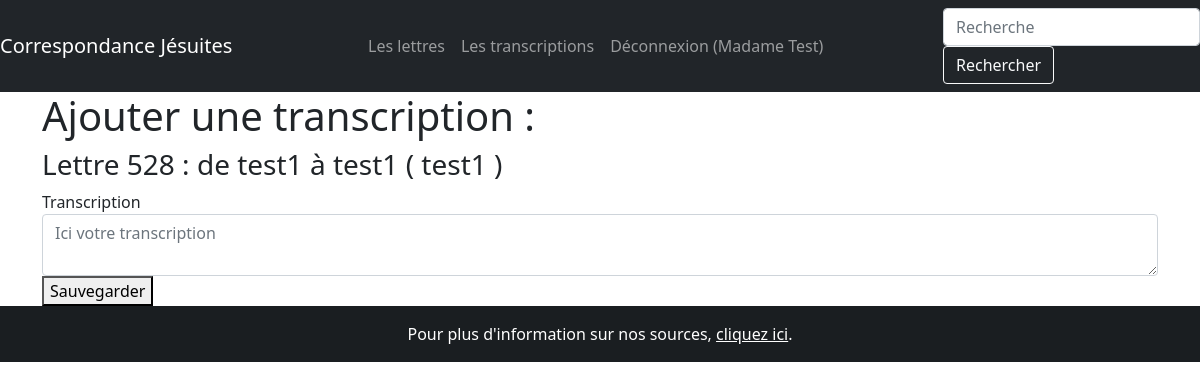
Screenshot of /lettres/528/ajouter_transcription (signed in) with the database file from the repository.
### correspondance/modeles/utilisateurs.py (models this page shows, shortened)
class Utilisateur(UserMixin, db.Model):
    __tablename__ = "utilisateur"
    ut_id = db.Column(db.Integer, unique=True, nullable=False, primary_key=True, autoincrement=True)
    ut_nom = db.Column(db.Text, nullable=False)
    ut_login = db.Column(db.Text, nullable=False)
    ut_mdp = db.Column(db.Text, nullable=False)
    ut_mail = db.Column(db.Text, nullable=False)
    contributions = db.relationship("Contribution", back_populates="utilisateur")

### correspondance/modeles/donnees.py (models this page shows, shortened)
class Lettre(db.Model):
    __tablename__ = "lettre"
    lettre_id = db.Column(db.Integer, unique=True, nullable=False, primary_key=True, autoincrement=True)
    lettre_date = db.Column(db.Text, nullable=False)
    lettre_numero = db.Column(db.Text)
    lettre_redacteur = db.Column(db.Text)
    lettre_lieu = db.Column(db.Text)
    lettre_volume = db.relationship("Publication", secondary=Source, backref=db.backref("Lettre", lazy='dynamic'))
    transcription_texte: List["Transcription"] = db.relationship("Transcription", back_populates="lettre",
                                                                 cascade="all,delete")
    contributions = db.relationship("Contribution", back_populates="lettre")

### correspondance/routes/generic.py (the view, shortened to what this page needs)
@app.route("/lettres/<int:lettre_id>/ajouter_transcription", methods=["POST", "GET"])
def nouvelle_transcription(lettre_id):
    if current_user.is_authenticated is False:
        return render_template("pages/acces_refuse.html")
    erreurs = []
    lettre_a_transcrire = Lettre.query.get_or_404(lettre_id)
    return render_template("pages/transcription_creation.html", nom="Correspondance jésuite",
                           lettre_a_transcrire=lettre_a_transcrire)

### correspondance/modeles/utilisateurs.py (called while the page is built)
@login.user_loader
def trouver_utilisateur_via_id(identifiant):
    return Utilisateur.query.get(int(identifiant))

### correspondance/templates/pages/transcription_creation.html (shortened to what this page needs)
{% extends "conteneur.html" %}
{% block corps %}
    <h1>Ajouter une transcription : </h1>
    <h3>Lettre {{lettre_a_transcrire.lettre_id}} :
        {% if lettre_a_transcrire.lettre_redacteur %}
            de {{lettre_a_transcrire.lettre_redacteur}}
        {% endif %}
        {% if lettre_a_transcrire.lettre_lieu %}
            à  {{lettre_a_transcrire.lettre_lieu}}
        {% endif %}
        {% if lettre_a_transcrire.lettre_date %}
            ( {{lettre_a_transcrire.lettre_date}} )
        {% endif %}
    </h3>
    <form method="post" action="{{url_for('nouvelle_transcription', lettre_id=lettre_a_transcrire.lettre_id)}}" class="">
        <div>
            <label for="champs_transcription">Transcription</label>
            <textarea class="form-control" name="transcription_lettre" placeholder="Ici votre transcription" id="champs_transcription"></textarea>
        </div>
        <button type="submit">Sauvegarder</button>
    </form>
{% endblock %}

### correspondance/templates/conteneur.html (shortened to what this page needs)
<!DOCTYPE html>
<html lang="fr">
    <head>
        {% include "partials/css.html"%}
    </head>
    <body>
        <nav class="navbar navbar-expand-md navbar-dark bg-dark justify-content-between">
            <a class="navbar-brand" href="{{ url_for('accueil') }}">Correspondance Jésuites</a>
            <ul class="navbar-nav mr-auto">
                <li class="nav-item">
                    <a class="nav-link" href="{{url_for('lettres')}}">Les lettres</a>
                </li>
                <li class="nav-item">
                    <a class="nav-link" href="{{url_for('transcriptions')}}">Les transcriptions</a>
                </li>
                {% if not current_user.is_authenticated %}
                <li class="nav-item">
                    <a class="nav-link" href="{{url_for('inscription')}}">Inscription</a>
                </li>
                <li class="nav-item">
                    <a class="nav-link" href="{{url_for('connexion')}}">Connexion</a>
                </li>
                {% else %}
                <li class="nav-item">
                    <a class="nav-link" href="{{url_for('deconnexion')}}">Déconnexion ({{current_user.ut_nom}})</a>
                </li>
                {% endif %}
                </ul>
                <form class="form-inline my-2 my-lg-0" action="{{url_for('recherche')}}" method="GET">
                    <input class="form-control mr-sm-2" name="keyword" type="search" placeholder="Recherche" aria-label="Recherche">
                    <button class="btn btn-outline-light my-2 my-sm-0" type="submit">Rechercher</button>
                </form>
              </nav>
          <div class="container">
              <div class="row">
                <div class="col">
                    {% block corps %}{% endblock %}
                </div>
              </div>
          </div>
    </body>
    <footer class="bg-dark text-center text-white">
        <div class="text-center p-3" style="background-color: rgba(0, 0, 0, 0.2);">
        Pour plus d'information sur nos sources, <a  class="text-white" href={{url_for('publications')}}>cliquez ici</a>.
        </div>
    </footer>
</html>

### rows the page displays
Utilisateur: ut_nom "Madame Test"
Lettre: lettre_id "528", lettre_redacteur "test1", lettre_lieu "test1", lettre_date "test1"
